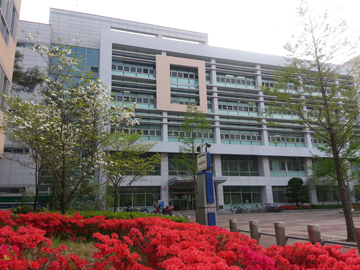
//> input picture ZZZ-MyStudy/멀티미디어응용-김종남/20180620/color_model.jpg, 360 x 270 px, given in place of bright.jpg, which was not available
$ ./6_2_3   (built with g++ and OpenCV 4)
//> lines starting //> are read from the running program, lines starting //| are printed output that depends on the picture; pictures that were not available may be replaced by others from this repository, and a replacement may not be noted
#include <iostream>
#include <opencv/cv.hpp>

using namespace std;
using namespace cv;

string str = "/Users/kukaro/KamangBlogData/ZZZ-MyStudy/멀티미디어응용-김종남/20180620/";

int main(int argc, const char *argv[]) {
    Mat image = imread(str + "bright.jpg", IMREAD_GRAYSCALE);
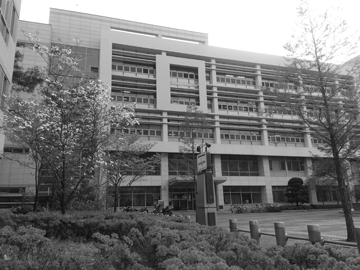
//> image: 270 rows x 360 cols, CV_8UC1; min 9, max 255, mean 120.4
    CV_Assert(!image.empty());

    Mat dst1 = image + 100;
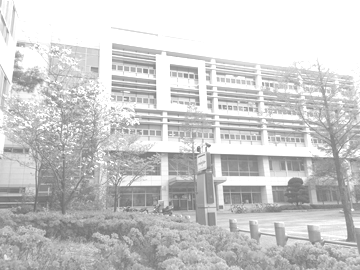
//> dst1: 270 rows x 360 cols, CV_8UC1; min 109, max 255, mean 204.2
    Mat dst2 = image - 100;
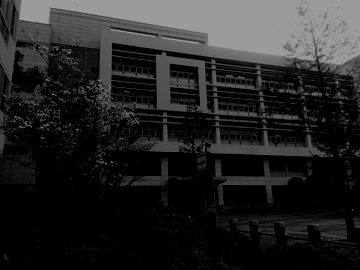
//> dst2: 270 rows x 360 cols, CV_8UC1; min 0, max 155, mean 36.9
    Mat dst3 = 255 - image;
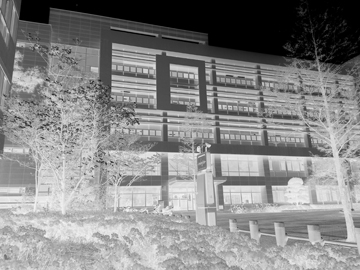
//> dst3: 270 rows x 360 cols, CV_8UC1; min 0, max 246, mean 134.6
    Mat dst4(image.size(), image.type());
    Mat dst5(image.size(), image.type());
    for (int i = 0; i < image.rows; i++) {
        for (int j = 0; j < image.cols; j++) {
            dst4.at<uchar>(i, j) = image.at<uchar>(i, j) + 100;
            dst5.at<uchar>(i, j) = 255 - image.at<uchar>(i, j);
        }
    }
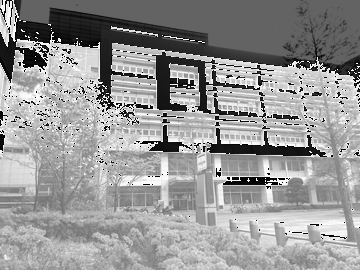
//> dst4: 270 rows x 360 cols, CV_8UC1; min 0, max 255, mean 150.2

    imshow("원 영상", image);
    imshow("dst1 - 밝게", dst1);
    imshow("dst2 - 어둡게", dst2);
    imshow("dst3 - 반전", dst3);
    imshow("dst4 - 밝게", dst4);
    imshow("dst5 - 반전", dst5);
    waitKey();
    return 0;
}

$ run again, on ZZZ-MyStudy/멀티미디어응용-김종남/20180620/color_space.jpg
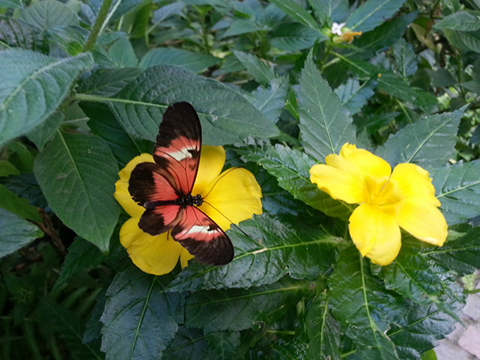
//> input picture ZZZ-MyStudy/멀티미디어응용-김종남/20180620/color_space.jpg, 480 x 360 px, given in place of bright.jpg, which was not available
//> `Mat dst3 = 255 - image;`:
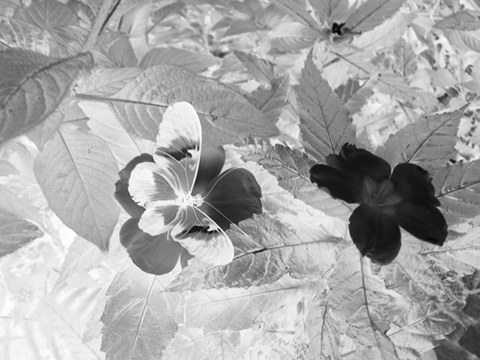
//> dst3: 360 rows x 480 cols, CV_8UC1; min 4, max 255, mean 167.7
//> after the loop `for (int i = 0; i < image.rows; i++)`:
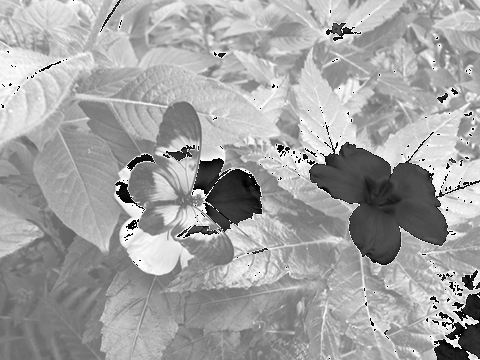
//> dst4: 360 rows x 480 cols, CV_8UC1; min 0, max 255, mean 162.5
